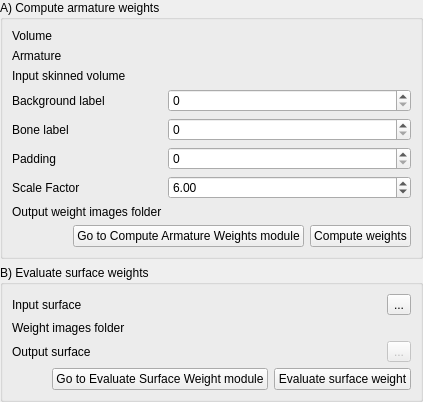
     <widget class="QWidget" name="WeightsPage">
      <property name="accessibleName">
       <string>Compute weights</string>
      </property>
      <property name="accessibleDescription">
       <string>&lt;!DOCTYPE HTML PUBLIC &quot;-//W3C//DTD HTML 4.0//EN&quot; &quot;http://www.w3.org/TR/REC-html40/strict.dtd&quot;&gt;
&lt;html&gt;&lt;head&gt;&lt;meta name=&quot;qrichtext&quot; content=&quot;1&quot; /&gt;&lt;style type=&quot;text/css&quot;&gt;
p, li { white-space: pre-wrap; }
&lt;/style&gt;&lt;/head&gt;&lt;body style=&quot; font-family:'MS Shell Dlg 2'; font-size:8.25pt; font-weight:400; font-style:normal;&quot;&gt;
&lt;p style=&quot; margin-top:0px; margin-bottom:0px; margin-left:0px; margin-right:0px; -qt-block-indent:0; text-indent:0px;&quot;&gt;&lt;span style=&quot; font-size:10pt; font-weight:600;&quot;&gt;Compute Weights&lt;/span&gt;&lt;/p&gt;
&lt;p style=&quot;-qt-paragraph-type:empty; margin-top:0px; margin-bottom:0px; margin-left:0px; margin-right:0px; -qt-block-indent:0; text-indent:0px; font-size:8pt; font-weight:600;&quot;&gt;&lt;/p&gt;
&lt;p style=&quot; margin-top:0px; margin-bottom:0px; margin-left:0px; margin-right:0px; -qt-block-indent:0; text-indent:0px;&quot;&gt;&lt;span style=&quot; font-size:8pt; font-style:italic;&quot;&gt;Compute armature weight&lt;/span&gt;&lt;span style=&quot; font-size:8pt;&quot;&gt; computes the bone weights(influence) &lt;/span&gt;&lt;span style=&quot; font-size:8pt;&quot;&gt;at each input labelmap voxel. &lt;/span&gt;&lt;span style=&quot; font-size:8pt;&quot;&gt;Weights are used to combine transforms when repositioning labelmaps or surface models.&lt;/span&gt;&lt;/p&gt;
&lt;p style=&quot; margin-top:12px; margin-bottom:12px; margin-left:0px; margin-right:0px; -qt-block-indent:0; text-indent:0px;&quot;&gt;&lt;span style=&quot; font-size:8pt; font-style:italic;&quot;&gt;Evaluate surface weights&lt;/span&gt;&lt;span style=&quot; font-size:8pt;&quot;&gt; assigns the weights at each point of an input surface model. This process is necessary to reposition the surface models in the next step.&lt;/span&gt;&lt;/p&gt;&lt;/body&gt;&lt;/html&gt;</string>
      </property>
      <layout class="QFormLayout" name="formLayout_4">
       <property name="margin">
        <number>0</number>
       </property>
       <item row="0" column="0" colspan="2">
        <widget class="ctkCollapsibleGroupBox" name="ComputeArmatureWeightCollapsibleGroupBox">
         <property name="sizePolicy">
          <sizepolicy hsizetype="Preferred" vsizetype="Minimum">
           <horstretch>0</horstretch>
           <verstretch>0</verstretch>
          </sizepolicy>
         </property>
         <property name="title">
          <string>A) Compute armature weights</string>
         </property>
         <property name="collapsed">
          <bool>false</bool>
         </property>
         <layout class="QGridLayout" name="gridLayout_6">
          <item row="0" column="0">
           <widget class="QLabel" name="ComputeArmatureWeightInputVolumeLabel">
            <property name="sizePolicy">
             <sizepolicy hsizetype="Fixed" vsizetype="Fixed">
              <horstretch>0</horstretch>
              <verstretch>0</verstretch>
             </sizepolicy>
            </property>
            <property name="text">
             <string>Volume</string>
            </property>
            <property name="workflow" stdset="0">
             <stringlist>
              <string>2</string>
             </stringlist>
            </property>
           </widget>
          </item>
          <item row="0" column="1" colspan="2">
           <widget class="qMRMLNodeComboBox" name="ComputeArmatureWeightInputVolumeNodeComboBox">
            <property name="enabled">
             <bool>false</bool>
            </property>
            <property name="sizePolicy">
             <sizepolicy hsizetype="Preferred" vsizetype="Fixed">
              <horstretch>0</horstretch>
              <verstretch>0</verstretch>
             </sizepolicy>
            </property>
            <property name="toolTip">
             <string>Select the volume for which the weights are computed</string>
            </property>
            <property name="nodeTypes">
             <stringlist>
              <string>vtkMRMLScalarVolumeNode</string>
             </stringlist>
            </property>
            <property name="showHidden">
             <bool>false</bool>
            </property>
            <property name="addEnabled">
             <bool>false</bool>
            </property>
            <property name="selectNodeUponCreation">
             <bool>true</bool>
            </property>
            <property name="workflow" stdset="0">
             <stringlist>
              <string>2</string>
             </stringlist>
            </property>
           </widget>
          </item>
          <item row="1" column="0">
           <widget class="QLabel" name="ComputeArmatureWeightArmatureLabel">
            <property name="sizePolicy">
             <sizepolicy hsizetype="Fixed" vsizetype="Fixed">
              <horstretch>0</horstretch>
              <verstretch>0</verstretch>
             </sizepolicy>
            </property>
            <property name="text">
             <string>Armature</string>
            </property>
            <property name="workflow" stdset="0">
             <stringlist>
              <string>2</string>
             </stringlist>
            </property>
           </widget>
          </item>
          <item row="1" column="1" colspan="2">
           <widget class="qMRMLNodeComboBox" name="ComputeArmatureWeightAmartureNodeComboBox">
            <property name="sizePolicy">
             <sizepolicy hsizetype="Preferred" vsizetype="Fixed">
              <horstretch>0</horstretch>
              <verstretch>0</verstretch>
             </sizepolicy>
            </property>
            <property name="toolTip">
             <string>Select the armature for which the weights are computed</string>
            </property>
            <property name="nodeTypes">
             <stringlist>
              <string>vtkMRMLModelNode</string>
             </stringlist>
            </property>
            <property name="showHidden">
             <bool>false</bool>
            </property>
            <property name="baseName">
             <string/>
            </property>
            <property name="addEnabled">
             <bool>false</bool>
            </property>
            <property name="removeEnabled">
             <bool>true</bool>
            </property>
            <property name="workflow" stdset="0">
             <stringlist>
              <string>2</string>
             </stringlist>
            </property>
           </widget>
          </item>
          <item row="2" column="0">
           <widget class="QLabel" name="ComputeArmatureWeightSkinnedVolumeLabel">
            <property name="sizePolicy">
             <sizepolicy hsizetype="Fixed" vsizetype="Fixed">
              <horstretch>0</horstretch>
              <verstretch>0</verstretch>
             </sizepolicy>
            </property>
            <property name="text">
             <string>Input skinned volume</string>
            </property>
            <property name="workflow" stdset="0">
             <stringlist>
              <string>2</string>
             </stringlist>
            </property>
           </widget>
          </item>
          <item row="2" column="1" colspan="2">
           <widget class="qMRMLNodeComboBox" name="ComputeArmatureWeightSkinnedVolumeVolumeNodeComboBox">
            <property name="sizePolicy">
             <sizepolicy hsizetype="Preferred" vsizetype="Fixed">
              <horstretch>0</horstretch>
              <verstretch>0</verstretch>
             </sizepolicy>
            </property>
            <property name="toolTip">
             <string>Select the skinned volume for which each voxel as a bone associated</string>
            </property>
            <property name="nodeTypes">
             <stringlist>
              <string>vtkMRMLScalarVolumeNode</string>
             </stringlist>
            </property>
            <property name="baseName">
             <string>SkinnedVolume</string>
            </property>
            <property name="noneEnabled">
             <bool>false</bool>
            </property>
            <property name="addEnabled">
             <bool>false</bool>
            </property>
            <property name="removeEnabled">
             <bool>true</bool>
            </property>
            <property name="workflow" stdset="0">
             <stringlist>
              <string>2</string>
             </stringlist>
            </property>
           </widget>
          </item>
          <item row="8" column="0">
           <widget class="QLabel" name="ComputeArmatureWeightOutputFolderLabel">
            <property name="sizePolicy">
             <sizepolicy hsizetype="Fixed" vsizetype="Fixed">
              <horstretch>0</horstretch>
              <verstretch>0</verstretch>
             </sizepolicy>
            </property>
            <property name="text">
             <string>Output weight images folder</string>
            </property>
           </widget>
          </item>
          <item row="9" column="0" colspan="3">
           <layout class="QHBoxLayout" name="horizontalLayout_9">
            <item>
             <spacer name="horizontalSpacer_8">
              <property name="orientation">
               <enum>Qt::Horizontal</enum>
              </property>
              <property name="sizeHint" stdset="0">
               <size>
                <width>40</width>
                <height>20</height>
               </size>
              </property>
             </spacer>
            </item>
            <item>
             <widget class="QPushButton" name="ComputeArmatureWeightGoToPushButton">
              <property name="toolTip">
               <string>Open the &quot;Compute Armature Weights&quot; module</string>
              </property>
              <property name="text">
               <string>Go to Compute Armature Weights module</string>
              </property>
              <property name="workflow" stdset="0">
               <stringlist>
                <string>2</string>
               </stringlist>
              </property>
             </widget>
            </item>
            <item>
             <widget class="QPushButton" name="ComputeArmatureWeightApplyPushButton">
              <property name="toolTip">
               <string>&lt;!DOCTYPE HTML PUBLIC &quot;-//W3C//DTD HTML 4.0//EN&quot; &quot;http://www.w3.org/TR/REC-html40/strict.dtd&quot;&gt;
&lt;html&gt;&lt;head&gt;&lt;meta name=&quot;qrichtext&quot; content=&quot;1&quot; /&gt;&lt;style type=&quot;text/css&quot;&gt;
p, li { white-space: pre-wrap; }
&lt;/style&gt;&lt;/head&gt;&lt;body style=&quot; font-family:'MS Shell Dlg 2'; font-size:8.25pt; font-weight:400; font-style:normal;&quot;&gt;
&lt;p style=&quot; margin-top:0px; margin-bottom:0px; margin-left:0px; margin-right:0px; -qt-block-indent:0; text-indent:0px;&quot;&gt;&lt;span style=&quot; font-size:8pt;&quot;&gt;For each voxel of the volume, compute the contribution of each bone to a movement and outputs it in the weight folder.&lt;/span&gt;&lt;/p&gt;&lt;/body&gt;&lt;/html&gt;</string>
              </property>
              <property name="text">
               <string>Compute weights</string>
              </property>
              <property name="checkable">
               <bool>true</bool>
              </property>
             </widget>
            </item>
           </layout>
          </item>
          <item row="5" column="0">
           <widget class="QLabel" name="ComputeArmatureWeightPaddingLabel">
            <property name="sizePolicy">
             <sizepolicy hsizetype="Fixed" vsizetype="Preferred">
              <horstretch>0</horstretch>
              <verstretch>0</verstretch>
             </sizepolicy>
            </property>
            <property name="text">
             <string>Padding</string>
            </property>
            <property name="workflow" stdset="0">
             <stringlist>
              <string>2</string>
             </stringlist>
            </property>
           </widget>
          </item>
          <item row="5" column="1" colspan="2">
           <widget class="QSpinBox" name="ComputeArmatureWeightPaddingSpinBox">
            <property name="sizePolicy">
             <sizepolicy hsizetype="Preferred" vsizetype="Fixed">
              <horstretch>0</horstretch>
              <verstretch>0</verstretch>
             </sizepolicy>
            </property>
            <property name="toolTip">
             <string>&lt;!DOCTYPE HTML PUBLIC &quot;-//W3C//DTD HTML 4.0//EN&quot; &quot;http://www.w3.org/TR/REC-html40/strict.dtd&quot;&gt;
&lt;html&gt;&lt;head&gt;&lt;meta name=&quot;qrichtext&quot; content=&quot;1&quot; /&gt;&lt;style type=&quot;text/css&quot;&gt;
p, li { white-space: pre-wrap; }
&lt;/style&gt;&lt;/head&gt;&lt;body style=&quot; font-family:'MS Shell Dlg 2'; font-size:8.25pt; font-weight:400; font-style:normal;&quot;&gt;
&lt;p style=&quot; margin-top:0px; margin-bottom:0px; margin-left:0px; margin-right:0px; -qt-block-indent:0; text-indent:0px;&quot;&gt;&lt;span style=&quot; font-size:8pt;&quot;&gt;How far (in voxel units) outside the body the weights region will be computed&lt;/span&gt;&lt;/p&gt;&lt;/body&gt;&lt;/html&gt;</string>
            </property>
            <property name="value">
             <number>0</number>
            </property>
            <property name="workflow" stdset="0">
             <stringlist>
              <string>2</string>
             </stringlist>
            </property>
           </widget>
          </item>
          <item row="7" column="0">
           <widget class="QLabel" name="ComputeArmatureWeightScaleFactorLabel">
            <property name="sizePolicy">
             <sizepolicy hsizetype="Fixed" vsizetype="Preferred">
              <horstretch>0</horstretch>
              <verstretch>0</verstretch>
             </sizepolicy>
            </property>
            <property name="text">
             <string>Scale Factor</string>
            </property>
            <property name="workflow" stdset="0">
             <stringlist>
              <string>1</string>
              <string>2</string>
             </stringlist>
            </property>
           </widget>
          </item>
          <item row="7" column="1" colspan="2">
           <widget class="QDoubleSpinBox" name="ComputeArmatureWeightScaleFactorSpinBox">
            <property name="sizePolicy">
             <sizepolicy hsizetype="Preferred" vsizetype="Fixed">
              <horstretch>0</horstretch>
              <verstretch>0</verstretch>
             </sizepolicy>
            </property>
            <property name="toolTip">
             <string>&lt;!DOCTYPE HTML PUBLIC &quot;-//W3C//DTD HTML 4.0//EN&quot; &quot;http://www.w3.org/TR/REC-html40/strict.dtd&quot;&gt;
&lt;html&gt;&lt;head&gt;&lt;meta name=&quot;qrichtext&quot; content=&quot;1&quot; /&gt;&lt;style type=&quot;text/css&quot;&gt;
p, li { white-space: pre-wrap; }
&lt;/style&gt;&lt;/head&gt;&lt;body style=&quot; font-family:'MS Shell Dlg 2'; font-size:8.25pt; font-weight:400; font-style:normal;&quot;&gt;
&lt;p style=&quot; margin-top:0px; margin-bottom:0px; margin-left:0px; margin-right:0px; -qt-block-indent:0; text-indent:0px;&quot;&gt;&lt;span style=&quot; font-size:8pt;&quot;&gt;Scale factor applied to the input images to speed up the processing&lt;/span&gt;&lt;/p&gt;&lt;/body&gt;&lt;/html&gt;</string>
            </property>
            <property name="singleStep">
             <double>2.000000000000000</double>
            </property>
            <property name="value">
             <double>6.000000000000000</double>
            </property>
            <property name="workflow" stdset="0">
             <stringlist>
              <string>1</string>
              <string>2</string>
             </stringlist>
            </property>
           </widget>
          </item>
          <item row="8" column="1" colspan="2">
           <widget class="ctkPathLineEdit" name="ComputeArmatureWeightOutputPathLineEdit">
            <property name="sizePolicy">
             <sizepolicy hsizetype="Expanding" vsizetype="Fixed">
              <horstretch>0</horstretch>
              <verstretch>0</verstretch>
             </sizepolicy>
            </property>
            <property name="filters">
             <set>ctkPathLineEdit::Dirs|ctkPathLineEdit::Drives|ctkPathLineEdit::Readable|ctkPathLineEdit::Writable</set>
            </property>
           </widget>
          </item>
          <item row="3" column="0">
           <widget class="QLabel" name="ComputeArmatureWeightBackgroundLabel">
            <property name="sizePolicy">
             <sizepolicy hsizetype="Fixed" vsizetype="Preferred">
              <horstretch>0</horstretch>
              <verstretch>0</verstretch>
             </sizepolicy>
            </property>
            <property name="text">
             <string>Background label</string>
            </property>
            <property name="workflow" stdset="0">
             <stringlist>
              <string>2</string>
             </stringlist>
            </property>
           </widget>
          </item>
          <item row="3" column="1" colspan="2">
           <widget class="QSpinBox" name="ComputeArmatureWeightBackgroundSpinBox">
            <property name="maximum">
             <number>1024</number>
            </property>
            <property name="workflow" stdset="0">
             <stringlist>
              <string>2</string>
             </stringlist>
            </property>
           </widget>
          </item>
          <item row="4" column="1" colspan="2">
           <widget class="QSpinBox" name="ComputeArmatureWeightBoneSpinBox">
            <property name="maximum">
             <number>1024</number>
            </property>
            <property name="workflow" stdset="0">
             <stringlist>
              <string>2</string>
             </stringlist>
            </property>
           </widget>
          </item>
          <item row="4" column="0">
           <widget class="QLabel" name="ComputeArmatureWeightBoneLabel">
            <property name="text">
             <string>Bone label</string>
            </property>
            <property name="workflow" stdset="0">
             <stringlist>
              <string>2</string>
             </stringlist>
            </property>
           </widget>
          </item>
         </layout>
        </widget>
       </item>
       <item row="1" column="0" colspan="2">
        <widget class="ctkCollapsibleGroupBox" name="EvalSurfaceWeightCollapsibleGroupBox">
         <property name="sizePolicy">
          <sizepolicy hsizetype="Preferred" vsizetype="Minimum">
           <horstretch>0</horstretch>
           <verstretch>0</verstretch>
          </sizepolicy>
         </property>
         <property name="title">
          <string>B) Evaluate surface weights</string>
         </property>
         <layout class="QGridLayout" name="gridLayout_10">
          <item row="0" column="0">
           <widget class="QLabel" name="EvalSurfaceWeightInputNodeLabel">
            <property name="text">
             <string>Input surface</string>
            </property>
            <property name="workflow" stdset="0">
             <stringlist>
              <string>1</string>
              <string>2</string>
             </stringlist>
            </property>
           </widget>
          </item>
          <item row="0" column="1">
           <widget class="qMRMLNodeComboBox" name="EvalSurfaceWeightInputNodeComboBox">
            <property name="toolTip">
             <string>Select the input surface for which the weight will be evaluated</string>
            </property>
            <property name="nodeTypes">
             <stringlist>
              <string>vtkMRMLModelNode</string>
             </stringlist>
            </property>
            <property name="addEnabled">
             <bool>false</bool>
            </property>
            <property name="workflow" stdset="0">
             <stringlist>
              <string>1</string>
              <string>2</string>
             </stringlist>
            </property>
           </widget>
          </item>
          <item row="1" column="0">
           <widget class="QLabel" name="EvalSurfaceWeightWeightDirectoryLabel">
            <property name="text">
             <string>Weight images folder</string>
            </property>
            <property name="workflow" stdset="0">
             <stringlist>
              <string>2</string>
             </stringlist>
            </property>
           </widget>
          </item>
          <item row="2" column="0">
           <widget class="QLabel" name="EvalSurfaceWeightOutputNodeLabel">
            <property name="text">
             <string>Output surface</string>
            </property>
            <property name="workflow" stdset="0">
             <stringlist>
              <string>1</string>
              <string>2</string>
             </stringlist>
            </property>
           </widget>
          </item>
          <item row="2" column="1">
           <widget class="qMRMLNodeComboBox" name="EvalSurfaceWeightOutputNodeComboBox">
            <property name="toolTip">
             <string>Select the output surface for which each vertex has an associated weight</string>
            </property>
            <property name="nodeTypes">
             <stringlist>
              <string>vtkMRMLModelNode</string>
             </stringlist>
            </property>
            <property name="workflow" stdset="0">
             <stringlist>
              <string>1</string>
              <string>2</string>
             </stringlist>
            </property>
           </widget>
          </item>
          <item row="3" column="0" colspan="3">
           <layout class="QHBoxLayout" name="horizontalLayout_13">
            <item>
             <spacer name="horizontalSpacer_17">
              <property name="orientation">
               <enum>Qt::Horizontal</enum>
              </property>
              <property name="sizeHint" stdset="0">
               <size>
                <width>40</width>
                <height>20</height>
               </size>
              </property>
             </spacer>
            </item>
            <item>
             <widget class="QPushButton" name="EvalSurfaceWeightGoToPushButton">
              <property name="toolTip">
               <string>Open the &quot;Evaluate Surface Weights&quot; module</string>
              </property>
              <property name="text">
               <string>Go to Evaluate Surface Weight module</string>
              </property>
              <property name="workflow" stdset="0">
               <stringlist>
                <string>2</string>
               </stringlist>
              </property>
             </widget>
            </item>
            <item>
             <widget class="QPushButton" name="EvalSurfaceWeightApplyPushButton">
              <property name="toolTip">
               <string>&lt;!DOCTYPE HTML PUBLIC &quot;-//W3C//DTD HTML 4.0//EN&quot; &quot;http://www.w3.org/TR/REC-html40/strict.dtd&quot;&gt;
&lt;html&gt;&lt;head&gt;&lt;meta name=&quot;qrichtext&quot; content=&quot;1&quot; /&gt;&lt;style type=&quot;text/css&quot;&gt;
p, li { white-space: pre-wrap; }
&lt;/style&gt;&lt;/head&gt;&lt;body style=&quot; font-family:'MS Shell Dlg 2'; font-size:8.25pt; font-weight:400; font-style:normal;&quot;&gt;
&lt;p style=&quot; margin-top:0px; margin-bottom:0px; margin-left:0px; margin-right:0px; -qt-block-indent:0; text-indent:0px;&quot;&gt;&lt;span style=&quot; font-size:8pt;&quot;&gt;For each vertex of the surface, associate a weight for faster posing computation&lt;/span&gt;&lt;/p&gt;&lt;/body&gt;&lt;/html&gt;</string>
              </property>
              <property name="text">
               <string>Evaluate surface weight</string>
              </property>
              <property name="checkable">
               <bool>true</bool>
              </property>
             </widget>
            </item>
           </layout>
          </item>
          <item row="1" column="1" colspan="2">
           <widget class="ctkPathLineEdit" name="EvalSurfaceWeightWeightPathLineEdit">
            <property name="filters">
             <set>ctkPathLineEdit::Dirs|ctkPathLineEdit::Drives|ctkPathLineEdit::Readable|ctkPathLineEdit::Writable</set>
            </property>
            <property name="workflow" stdset="0">
             <stringlist>
              <string>2</string>
             </stringlist>
            </property>
           </widget>
          </item>
          <item row="0" column="2">
           <widget class="QToolButton" name="EvalSurfaceWeightInputNodeToolButton">
            <property name="toolTip">
             <string>Load the surface model to pose.</string>
            </property>
            <property name="text">
             <string>...</string>
            </property>
            <property name="workflow" stdset="0">
             <stringlist>
              <string>1</string>
              <string>2</string>
             </stringlist>
            </property>
           </widget>
          </item>
          <item row="2" column="2">
           <widget class="QToolButton" name="EvalSurfaceWeightOutputNodeToolButton">
            <property name="enabled">
             <bool>false</bool>
            </property>
            <property name="toolTip">
             <string>Save to file the pre-posed surface model.</string>
            </property>
            <property name="text">
             <string>...</string>
            </property>
            <property name="workflow" stdset="0">
             <stringlist>
              <string>1</string>
              <string>2</string>
             </stringlist>
            </property>
           </widget>
          </item>
         </layout>
        </widget>
       </item>
      </layout>
     </widget>
